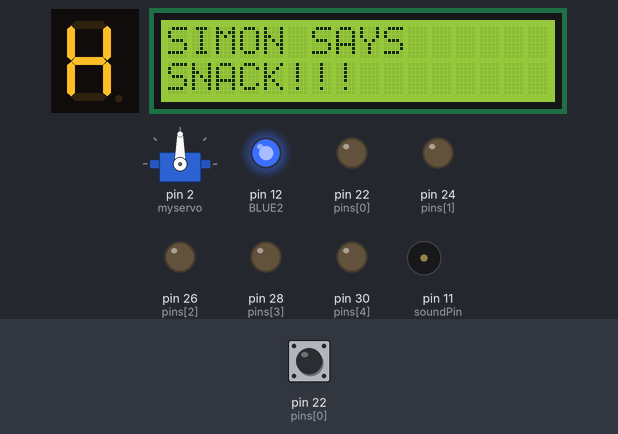
The sketch below on a simulated Arduino Mega 2560, built with avr-gcc and run on an emulated ATmega2560. On the bench: 1-digit seven-segment display, 16×2 character LCD, servo, output pins drawn as LEDs (lit = HIGH), buzzer (waves = sounding). Wiring (inferred from the names in the program): 1-digit 7-segment display, segments lit when LOW: segments pin 11, pin 10, pin 9, pin 8, pin 7, pin 6, pin 5. The test bench sets the inputs (shaded band); at power-on: pin 22 (pins[0]) LOW. Random numbers use the default seed unless the sketch sets one; the segment pins are drawn as the display they are named for; pins used as bus, display or sensor lines are not drawn.

Above: at 1.1 s.
At 11.8 s:
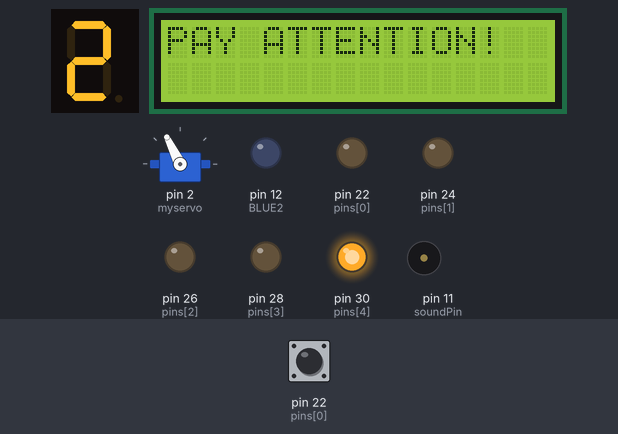
11.9 s: pin 22 (pins[0]) pulsed HIGH 5 times (0.12 s each, 0.3 s apart)
At 16.4 s:
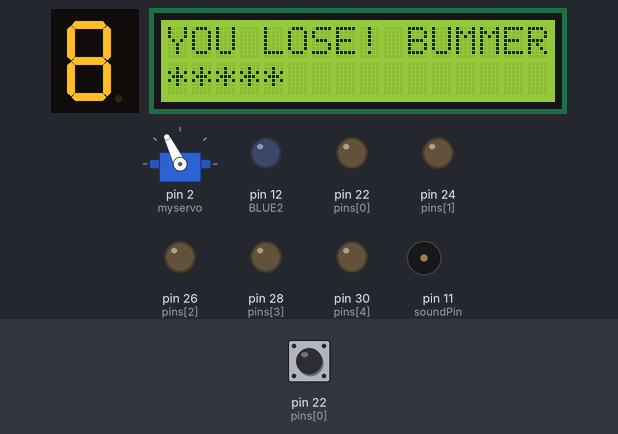
At 21.5 s:
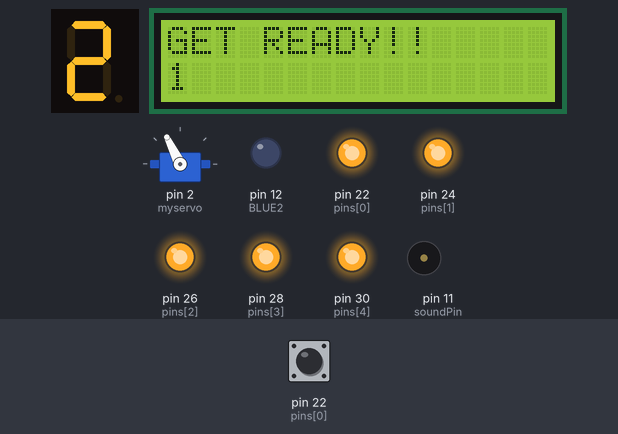
Timing chart, 0 to 23.9 s (numbered marks = the images above; inputs shaded):
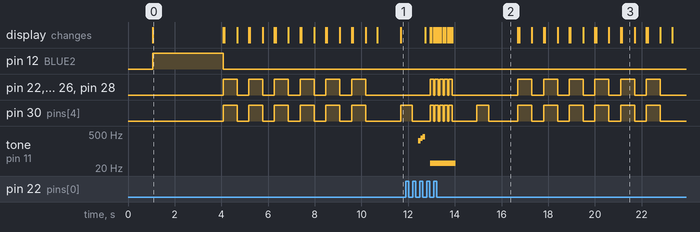

Measured:
- by itself, tone on pin 11 (soundPin): plays 262 Hz for 0.10 s, 330 Hz for 0.10 s, 392 Hz for 0.10 s, 31 Hz for 1.1 s
- what the display in image 0 shows lasts 3.0 s, from 1.1 s to 4.1 s
- what the display in image 2 shows lasts 2.8 s, from 13.9 s to 16.7 s
- what the display in image 3 shows lasts 0.5 s, from 21.2 s to 21.7 s

The sketch:

memoryGame-jp.ino
```cpp
#include <LiquidCrystal.h>
#include <Servo.h>
#include "pitches.h"
#define PLAYER_WAIT_TIME 3000 // The time allowed between button presses - 2s
// Define RGB LED Pins
#define BLUE 8
#define GREEN 7
#define RED 6
#define BLUE2 12
#define GREEN2 10
#define RED2 9
LiquidCrystal lcd(42, 44, 46, 48, 50, 52); // initialize the library with the numbers of the interface pins
Servo myservo;
byte sequence[100];           // Storage for the light sequence
byte curLen = 0;              // Current length of the sequence
byte winLen = 10;              // Number of successful rounds before winning the game
byte inputCount = 0;          // The number of times that the player has pressed a (correct) button in a given turn
byte lastInput = 0;           // Last input from the player
byte expRd = 0;               // The LED that's suppose to be lit by the player
bool btnDwn = false;          // Used to check if a button is pressed
bool wait = false;            // Is the program waiting for the user to press a button
bool resetFlag = false;       // Used to indicate to the program that once the player lost
byte soundPin = 11;            // Speaker output
byte noPins = 5;              // Number of buttons/LEDs (While working on this, I was using only 2 LEDs)
byte pins[] = {22, 24, 26, 28, 30}; // Button input pins and LED ouput pins - change these vaules if you want to connect your buttons to other pins
long inputTime = 0;           // Timer variable for the delay between user inputs
bool candy = true;
int data = 3;//7-segment LED display data pin
int latch = 4;//7-segment LED display latch pin
int clock = 5;//7-segment LED display clock pin
// define RGB variables
int redValue;
int greenValue;
int blueValue;

// This is for the 7-segment LED display
unsigned char table[]=
{0x3f,0x06,0x5b,0x4f,0x66,0x6d,0x7d,0x07,0x7f,0x6f,0x77,0x7c
,0x39,0x5e,0x79,0x71,0x00};

// notes in the melody:
int melody[] = {
  NOTE_C4, NOTE_G3, NOTE_G3, NOTE_A3, NOTE_G3, 0, NOTE_B3, NOTE_C4
};

// note durations: 4 = quarter note, 8 = eighth note, etc.:
int noteDurations[] = {
  4, 8, 8, 4, 4, 4, 4, 4
};

void setup() {
  pinMode(latch,OUTPUT);
  pinMode(clock,OUTPUT);
  pinMode(data,OUTPUT);
  delay(1000);                // This is to give me time to breathe after connection the arduino - can be removed if you want
  //Serial.begin(9600);         // Start Serial monitor. This can be removed too as long as you remove all references to Serial below
  lcd.begin(16, 2);// set up the LCD's number of columns and rows:
  myservo.attach(2);// Pin connected to the swervo
  // Setup RGB LEDs
  pinMode(RED, OUTPUT);
  pinMode(GREEN, OUTPUT);
  pinMode(BLUE, OUTPUT);
  digitalWrite(RED, LOW);
  digitalWrite(GREEN, LOW);
  digitalWrite(BLUE, HIGH);
  pinMode(RED2, OUTPUT);
  pinMode(GREEN2, OUTPUT);
  pinMode(BLUE2, OUTPUT);
  digitalWrite(RED2, LOW);
  digitalWrite(GREEN2, LOW);
  digitalWrite(BLUE2, HIGH);
  // Print Simons name for all to know
  lcd.clear();
  lcd.print("SIMON SAYS");// Print a message to the LCD.
  lcd.setCursor(0, 1);
  lcd.print("SNACK!!!");// Print a message to the LCD.
  delay(3000);
  //Run the reset thingy right off the bat
  Reset();
}

///
/// Sets all the pins as either INPUT or OUTPUT based on the value of 'dir'
///
void setPinDirection(byte dir){
  for(byte i = 0; i < noPins; i++){
    pinMode(pins[i], dir);
  }
}

//Display rounds that have been won
void Display(unsigned char num)
{

  digitalWrite(latch,LOW);
  shiftOut(data,clock,MSBFIRST,table[num]);
  digitalWrite(latch,HIGH);

}

//send the same value to all the LED pins
void writeAllPins(byte val){
  for(byte i = 0; i < noPins; i++){
    digitalWrite(pins[i], val);
  }
}

//Makes a (very annoying :) beep sound
void beep(byte freq){
  analogWrite(soundPin, 2);
  delay(freq);
  analogWrite(soundPin, 0);
  delay(freq);
}

///
/// Flashes all the LEDs together
/// freq is the blink speed - small number -> fast | big number -> slow
///
void flash(short freq){
  lcd.setCursor(0, 1);
  setPinDirection(OUTPUT); /// We're activating the LEDS now
  for(int i = 0; i < 5; i++){
    lcd.print("*");
    // Also flash RGB LEDs red
    digitalWrite(RED, HIGH);
    digitalWrite(GREEN, LOW);
    digitalWrite(BLUE, LOW);
    digitalWrite(RED2, HIGH);
    digitalWrite(GREEN2, LOW);
    digitalWrite(BLUE2, LOW);
    writeAllPins(HIGH);
    beep(50);
    delay(freq);
    digitalWrite(RED, LOW);
    digitalWrite(RED2, LOW);
    writeAllPins(LOW);
    delay(freq);
  }
}

void flash(short freq, int countDn){
  lcd.setCursor(0, 1);
  int printCt = countDn;
  setPinDirection(OUTPUT); /// We're activating the LEDS now
  for(int i = 0; i <= countDn; i++){
    lcd.print(printCt);
    // Also flash RGB LEDs red
    digitalWrite(RED, HIGH);
    digitalWrite(GREEN, LOW);
    digitalWrite(BLUE, LOW);
    digitalWrite(RED2, HIGH);
    digitalWrite(GREEN2, LOW);
    digitalWrite(BLUE2, LOW);
    writeAllPins(HIGH);
    beep(50);
    delay(freq);
    digitalWrite(RED, LOW);
    digitalWrite(RED2, LOW);
    writeAllPins(LOW);
    printCt--;
    lcd.setCursor(0, 1);
    delay(freq);
  }
}
///
///This function resets all the game variables to their default values
///
void Reset(){
  Display(0);
  lcd.clear();
  lcd.print("GET READY!!");// Print a message to the LCD.
  myservo.write(116);// Move servo to home position.
  //Reset RGB LEDs back to start color
  digitalWrite(RED, LOW);
  digitalWrite(GREEN, LOW);
  digitalWrite(BLUE, HIGH);
  digitalWrite(RED2, LOW);
  digitalWrite(GREEN2, LOW);
  digitalWrite(BLUE2, HIGH);
  flash(500, 5);
  curLen = 0;
  inputCount = 0;
  lastInput = 0;
  expRd = 0;
  btnDwn = false;
  wait = false;
  resetFlag = false;
  candy = true;
}

///
/// User lost
///
void Lose(){
  flash(50);
}

///
/// The arduino shows the user what must be memorized
/// Also called after losing to show you what you last sequence was
///
void playSequence(){
  //Loop through the stored sequence and light the appropriate LEDs in turn
  for(int i = 0; i < curLen; i++){
      //Serial.print("Seq: ");
      //Serial.print(i);
      //Serial.print("Pin: ");
      //Serial.println(sequence[i]);
      digitalWrite(sequence[i], HIGH);
      delay(500);
      digitalWrite(sequence[i], LOW);
      delay(250);
    }
}

///
/// The events that occur upon a loss
///
void DoLoseProcess(){
  lcd.clear();
  lcd.print("YOU LOSE! BUMMER");
  tone(11, NOTE_B0, 1100);
  Lose();             // Flash all the LEDS quickly (see Lose function)
  delay(1000);
  playSequence();     // Shows the user the last sequence - So you can count remember your best score - Mine's 22 by the way :)
  delay(1000);
  Reset();            // Reset everything for a new game
}

///
/// Where the magic happens
///
void loop() {
  if(!wait){
                            //****************//
                            // Arduino's turn //
                            //****************//
    lcd.clear();
    lcd.print("PAY ATTENTION!");
    // Change RGB led to red
    delay(1000);
    digitalWrite(RED, HIGH);
    digitalWrite(GREEN, LOW);
    digitalWrite(BLUE, LOW);
    digitalWrite(RED2, HIGH);
    digitalWrite(GREEN2, LOW);
    digitalWrite(BLUE2, LOW);
    setPinDirection(OUTPUT);                      // We're using the LEDs
    randomSeed(analogRead(A0));                   // https://www.arduino.cc/en/Reference/RandomSeed
    sequence[curLen] = pins[random(0,noPins)];    // Put a new random value in the next position in the sequence -  https://www.arduino.cc/en/Reference/random
    curLen++;                                     // Set the new Current length of the sequence
    playSequence();                               // Show the sequence to the player
    //beep(50);                                     // Make a beep for the player to be aware
    tone(11, NOTE_C4, 200);
    delay(100);
    tone(11, NOTE_E4, 200);
    delay(100);
    tone(11, NOTE_G4, 200);
    delay(100);
    noTone(11);
    wait = true;                                  // Set Wait to true as it's now going to be the turn of the player
    inputTime = millis();                         // Store the time to measure the player's response time

  }else if(curLen <= winLen){
                            //***************//
                            // Player's turn //
                            //***************//
    //Turn RGB LED green
    digitalWrite(RED, LOW);
    digitalWrite(GREEN, HIGH);
    digitalWrite(BLUE, LOW);
    digitalWrite(RED2, LOW);
    digitalWrite(GREEN2, HIGH);
    digitalWrite(BLUE2, LOW);

    setPinDirection(INPUT);                       // We're using the buttons

    if(millis() - inputTime > PLAYER_WAIT_TIME){  // If the player takes more than the allowed time,
      DoLoseProcess();                            // All is lost :(
      return;
    }

    if(!btnDwn){                                  //
      expRd = sequence[inputCount];               // Find the value we expect from the player
      //Serial.print("Expected: ");                 // Serial Monitor Output - Should be removed if you removed the Serial.begin above
      //Serial.println(expRd);                      // Serial Monitor Output - Should be removed if you removed the Serial.begin above

      for(int i = 0; i < noPins; i++){           // Loop through the all the pins
        if(pins[i]==expRd)
          continue;                               // Ignore the correct pin
        if(digitalRead(pins[i]) == HIGH){         // Is the button pressed
          lastInput = pins[i];
          resetFlag = true;                       // Set the resetFlag - this means you lost
          btnDwn = true;                          // This will prevent the program from doing the same thing over and over again
          //Serial.print("Read: ");                 // Serial Monitor Output - Should be removed if you removed the Serial.begin above
          //Serial.println(lastInput);              // Serial Monitor Output - Should be removed if you removed the Serial.begin above
        }
      }
    }

    if(digitalRead(expRd) == 1 && !btnDwn)        // The player pressed the right button
    {
      inputTime = millis();                       //
      lastInput = expRd;
      inputCount++;                               // The user pressed a (correct) button again
      btnDwn = true;                              // This will prevent the program from doing the same thing over and over again
      //Serial.print("Read: ");                     // Serial Monitor Output - Should be removed if you removed the Serial.begin above
      //Serial.println(lastInput);                  // Serial Monitor Output - Should be removed if you removed the Serial.begin above
    }else{
      if(btnDwn && digitalRead(lastInput) == LOW){  // Check if the player released the button
        btnDwn = false;
        delay(20);
        if(resetFlag){                              // If this was set to true up above, you lost
          DoLoseProcess();                          // So we do the losing sequence of events
        }
        else{
          if(inputCount == curLen){                 // Has the player finished repeating the sequence
            wait = false;                           // If so, this will make the next turn the program's turn
            inputCount = 0;                         // Reset the number of times that the player has pressed a button
            Display(char(curLen));
            delay(1500);
            if(curLen == winLen){
                curLen++;
                wait = true;
            }
            }
          }
        }
      }
    }else{
    // Print a winner message on lcd.
    lcd.clear();
    lcd.print("WINNER WINNER!!!");
    lcd.setCursor(0, 1);
    lcd.print("CHICKEN DINNER!!");
    // Play a jolly good tune for the winner.
    for (int thisNote = 0; thisNote < 8; thisNote++) {
      // to calculate the note duration, take one second divided by the note type.
      //e.g. quarter note = 1000 / 4, eighth note = 1000/8, etc.
      int noteDuration = 1000 / noteDurations[thisNote];
      tone(11, melody[thisNote], noteDuration);
      // to distinguish the notes, set a minimum time between them.
      // the note's duration + 30% seems to work well:
      int pauseBetweenNotes = noteDuration * 1.30;
      delay(pauseBetweenNotes);
      // stop the tone playing:
      noTone(11);
    }

    // Dispense candy!!
    if(candy){
      int servoDelay = 200; //Delay between swervo moves, lower numbers shoots out candy faster but may jam more.
      int candyCount = 5; //Number of candys to dispense on win
      for(int i = 0; i < candyCount; i ++) { //
      myservo.write(100);
      delay(servoDelay);
      myservo.write(116);
      delay(servoDelay);
      }
      candy = false;
    }
    delay(500);
    lcd.clear();
    lcd.print("RESTARTING IN:");
    flash(250, 9);
    Reset();
  }
}
```

pitches.h
```cpp
/*************************************************
 * Public Constants
 *************************************************/

#define NOTE_B0  31
#define NOTE_C1  33
#define NOTE_CS1 35
#define NOTE_D1  37
#define NOTE_DS1 39
#define NOTE_E1  41
#define NOTE_F1  44
#define NOTE_FS1 46
#define NOTE_G1  49
#define NOTE_GS1 52
#define NOTE_A1  55
#define NOTE_AS1 58
#define NOTE_B1  62
#define NOTE_C2  65
#define NOTE_CS2 69
#define NOTE_D2  73
#define NOTE_DS2 78
#define NOTE_E2  82
#define NOTE_F2  87
#define NOTE_FS2 93
#define NOTE_G2  98
#define NOTE_GS2 104
#define NOTE_A2  110
#define NOTE_AS2 117
#define NOTE_B2  123
#define NOTE_C3  131
#define NOTE_CS3 139
#define NOTE_D3  147
#define NOTE_DS3 156
#define NOTE_E3  165
#define NOTE_F3  175
#define NOTE_FS3 185
#define NOTE_G3  196
#define NOTE_GS3 208
#define NOTE_A3  220
#define NOTE_AS3 233
#define NOTE_B3  247
#define NOTE_C4  262
#define NOTE_CS4 277
#define NOTE_D4  294
#define NOTE_DS4 311
#define NOTE_E4  330
#define NOTE_F4  349
#define NOTE_FS4 370
#define NOTE_G4  392
#define NOTE_GS4 415
#define NOTE_A4  440
#define NOTE_AS4 466
#define NOTE_B4  494
#define NOTE_C5  523
#define NOTE_CS5 554
#define NOTE_D5  587
#define NOTE_DS5 622
#define NOTE_E5  659
#define NOTE_F5  698
#define NOTE_FS5 740
#define NOTE_G5  784
#define NOTE_GS5 831
#define NOTE_A5  880
#define NOTE_AS5 932
#define NOTE_B5  988
#define NOTE_C6  1047
#define NOTE_CS6 1109
#define NOTE_D6  1175
#define NOTE_DS6 1245
#define NOTE_E6  1319
#define NOTE_F6  1397
#define NOTE_FS6 1480
#define NOTE_G6  1568
#define NOTE_GS6 1661
#define NOTE_A6  1760
#define NOTE_AS6 1865
#define NOTE_B6  1976
#define NOTE_C7  2093
#define NOTE_CS7 2217
#define NOTE_D7  2349
#define NOTE_DS7 2489
#define NOTE_E7  2637
#define NOTE_F7  2794
#define NOTE_FS7 2960
#define NOTE_G7  3136
#define NOTE_GS7 3322
#define NOTE_A7  3520
#define NOTE_AS7 3729
#define NOTE_B7  3951
#define NOTE_C8  4186
#define NOTE_CS8 4435
#define NOTE_D8  4699
#define NOTE_DS8 4978
```
